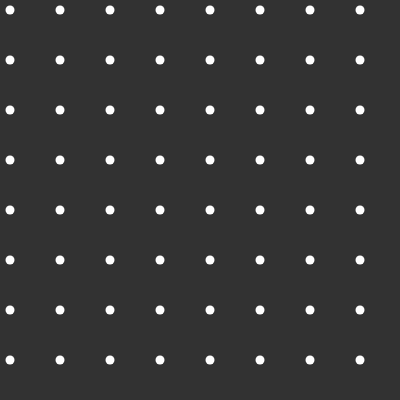
Frame 1 (no input)
Frame 60 (no input): identical to frame 1, image omitted
Frame 120 (the mouse pressed at the canvas centre since frame 60): identical to frame 1, image omitted

The p5.js sketch that drew this single still picture (run headless with seeded random() and noise() and a simulated clock; from frame 60 on, the mouse is pressed at the canvas centre):

// p5.js sketch
// ── sketch.js
var circles = [];

function setup() {
  createCanvas(400, 400);
  for (var a = 10; a < width; a += 50) {
    for (var b = 10; b < height; b += 50) {
      circles.push(new Circle(a, b));
    }
  }
  console.log(circles.length);

}

function draw() {
  background(50);
  for (var b = 0; b < circles.length; b++) {
    circles[b].show();
  }
}

function Circle(x, y) {
  this.x = x;
  this.y = y;

  this.show = function() {
    fill(255);
    noStroke();
    ellipse(this.x, this.y, 9, 9);
  }
}
































// function setup(){
//     createCanvas(800,800);
// }


// function draw(){
//     background(225);
//     rect(0,0,799,799);
//     fill("white");
//     line(100,0,100,800);
//     line(200,0,200,800);
//     line(300,0,300,800);
//     line(400,0,400,800);
//     line(500,0,500,800);
//     line(600,0,600,800);
//     line(700,0,700,800);
//     line(800,0,799,800);
//     line(0,100,800,100);
//     line(0,200,800,200);
//     line(0,300,800,300);
//     line(0,400,800,400);
//     line(0,500,800,500);
//     line(0,600,800,600);
//     line(0,700,800,700);
// }
